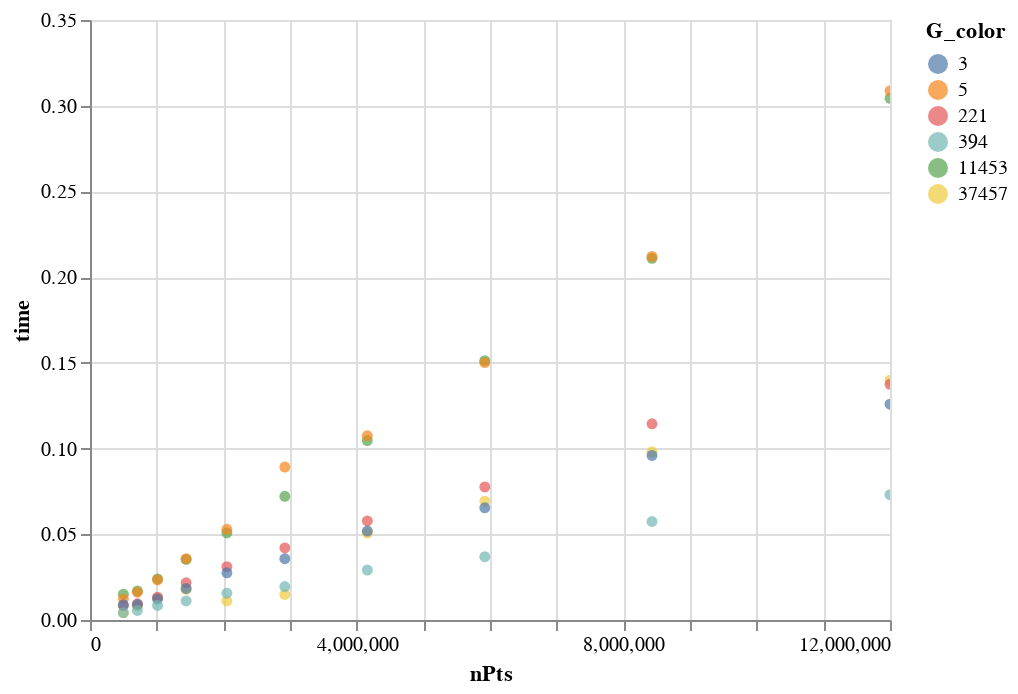

Source (notebook cell):
### Code cell
import altair as alt

alt.Chart(df).mark_circle().encode(
    y = "time",
    x = "nPts",
    color = alt.Color("G_color",type="nominal"),
).interactive()

### Figure 1 — Vega-Lite specification as saved in the notebook (floating-point values rounded to 4 significant figures)
{"config": {"view": {"continuousWidth": 400, "continuousHeight": 300}}, "data": {"name": "data-a4e0d6f51b03c84f240e71c06c6518d3"}, "mark": "circle", "encoding": {"color": {"type": "nominal", "field": "G_color"}, "x": {"type": "quantitative", "field": "nPts"}, "y": {"type": "quantitative", "field": "time"}}, "selection": {"selector003": {"type": "interval", "bind": "scales", "encodings": ["x", "y"]}}, "$schema": "https://vega.github.io/schema/vega-lite/v4.8.1.json", "datasets": {"data-a4e0d6f51b03c84f240e71c06c6518d3": [{"nPts": 499999, "time": 0.004162, "attr": "host_id", "G_color": 37457, "dtype": "int64"}, {"nPts": 499999, "time": 0.01503, "attr": "host_name", "G_color": 11453, "dtype": "object"}, {"nPts": 499999, "time": 0.01232, "attr": "neighbourhood_group", "G_color": 5, "dtype": "object"}, {"nPts": 499999, "time": 0.008424, "attr": "neighbourhood", "G_color": 221, "dtype": "object"}, {"nPts": 499999, "time": 0.008895, "attr": "room_type", "G_color": 3, "dtype": "object"}, {"nPts": 499999, "time": 0.004274, "attr": "number_of_reviews", "G_color": 394, "dtype": "int64"}, {"nPts": 711748, "time": 0.008193, "attr": "host_id", "G_color": 37457, "dtype": "int64"}, {"nPts": 711748, "time": 0.01686, "attr": "host_name", "G_color": 11453, "dtype": "object"}, {"nPts": 711748, "time": 0.01622, "attr": "neighbourhood_group", "G_color": 5, "dtype": "object"}, {"nPts": 711748, "time": 0.00948, "attr": "neighbourhood", "G_color": 221, "dtype": "object"}, {"nPts": 711748, "time": 0.009009, "attr": "room_type", "G_color": 3, "dtype": "object"}, {"nPts": 711748, "time": 0.005541, "attr": "number_of_reviews", "G_color": 394, "dtype": "int64"}, {"nPts": 1013173, "time": 0.01271, "attr": "host_id", "G_color": 37457, "dtype": "int64"}, {"nPts": 1013173, "time": 0.02394, "attr": "host_name", "G_color": 11453, "dtype": "object"}, {"nPts": 1013173, "time": 0.02337, "attr": "neighbourhood_group", "G_color": 5, "dtype": "object"}, {"nPts": 1013173, "time": 0.01333, "attr": "neighbourhood", "G_color": 221, "dtype": "object"}, {"nPts": 1013173, "time": 0.01224, "attr": "room_type", "G_color": 3, "dtype": "object"}, {"nPts": 1013173, "time": 0.008508, "attr": "number_of_reviews", "G_color": 394, "dtype": "int64"}, {"nPts": 1442249, "time": 0.01781, "attr": "host_id", "G_color": 37457, "dtype": "int64"}, {"nPts": 1442249, "time": 0.0353, "attr": "host_name", "G_color": 11453, "dtype": "object"}, {"nPts": 1442249, "time": 0.03581, "attr": "neighbourhood_group", "G_color": 5, "dtype": "object"}, {"nPts": 1442249, "time": 0.02173, "attr": "neighbourhood", "G_color": 221, "dtype": "object"}, {"nPts": 1442249, "time": 0.01841, "attr": "room_type", "G_color": 3, "dtype": "object"}, {"nPts": 1442249, "time": 0.01114, "attr": "number_of_reviews", "G_color": 394, "dtype": "int64"}, {"nPts": 2053039, "time": 0.01113, "attr": "host_id", "G_color": 37457, "dtype": "int64"}, {"nPts": 2053039, "time": 0.05079, "attr": "host_name", "G_color": 11453, "dtype": "object"}, {"nPts": 2053039, "time": 0.05292, "attr": "neighbourhood_group", "G_color": 5, "dtype": "object"}, {"nPts": 2053039, "time": 0.03113, "attr": "neighbourhood", "G_color": 221, "dtype": "object"}, {"nPts": 2053039, "time": 0.02753, "attr": "room_type", "G_color": 3, "dtype": "object"}, {"nPts": 2053039, "time": 0.01563, "attr": "number_of_reviews", "G_color": 394, "dtype": "int64"}, {"nPts": 2922496, "time": 0.01491, "attr": "host_id", "G_color": 37457, "dtype": "int64"}, {"nPts": 2922496, "time": 0.07216, "attr": "host_name", "G_color": 11453, "dtype": "object"}, {"nPts": 2922496, "time": 0.08922, "attr": "neighbourhood_group", "G_color": 5, "dtype": "object"}, {"nPts": 2922496, "time": 0.04203, "attr": "neighbourhood", "G_color": 221, "dtype": "object"}, {"nPts": 2922496, "time": 0.03575, "attr": "room_type", "G_color": 3, "dtype": "object"}, {"nPts": 2922496, "time": 0.01951, "attr": "number_of_reviews", "G_color": 394, "dtype": "int64"}, {"nPts": 4160167, "time": 0.05073, "attr": "host_id", "G_color": 37457, "dtype": "int64"}, {"nPts": 4160167, "time": 0.1047, "attr": "host_name", "G_color": 11453, "dtype": "object"}, {"nPts": 4160167, "time": 0.1074, "attr": "neighbourhood_group", "G_color": 5, "dtype": "object"}, {"nPts": 4160167, "time": 0.0578, "attr": "neighbourhood", "G_color": 221, "dtype": "object"}, {"nPts": 4160167, "time": 0.05187, "attr": "room_type", "G_color": 3, "dtype": "object"}, {"nPts": 4160167, "time": 0.02911, "attr": "number_of_reviews", "G_color": 394, "dtype": "int64"}, {"nPts": 5921989, "time": 0.06935, "attr": "host_id", "G_color": 37457, "dtype": "int64"}, {"nPts": 5921989, "time": 0.1513, "attr": "host_name", "G_color": 11453, "dtype": "object"}, {"nPts": 5921989, "time": 0.1501, "attr": "neighbourhood_group", "G_color": 5, "dtype": "object"}, {"nPts": 5921989, "time": 0.0776, "attr": "neighbourhood", "G_color": 221, "dtype": "object"}, {"nPts": 5921989, "time": 0.06547, "attr": "room_type", "G_color": 3, "dtype": "object"}, {"nPts": 5921989, "time": 0.0369, "attr": "number_of_reviews", "G_color": 394, "dtype": "int64"}, {"nPts": 8429939, "time": 0.09813, "attr": "host_id", "G_color": 37457, "dtype": "int64"}, {"nPts": 8429939, "time": 0.211, "attr": "host_name", "G_color": 11453, "dtype": "object"}, {"nPts": 8429939, "time": 0.2121, "attr": "neighbourhood_group", "G_color": 5, "dtype": "object"}, {"nPts": 8429939, "time": 0.1145, "attr": "neighbourhood", "G_color": 221, "dtype": "object"}, {"nPts": 8429939, "time": 0.09601, "attr": "room_type", "G_color": 3, "dtype": "object"}, {"nPts": 8429939, "time": 0.05746, "attr": "number_of_reviews", "G_color": 394, "dtype": "int64"}, {"nPts": 12000000, "time": 0.1399, "attr": "host_id", "G_color": 37457, "dtype": "int64"}, {"nPts": 12000000, "time": 0.3043, "attr": "host_name", "G_color": 11453, "dtype": "object"}, {"nPts": 12000000, "time": 0.3087, "attr": "neighbourhood_group", "G_color": 5, "dtype": "object"}, {"nPts": 12000000, "time": 0.1375, "attr": "neighbourhood", "G_color": 221, "dtype": "object"}, {"nPts": 12000000, "time": 0.1259, "attr": "room_type", "G_color": 3, "dtype": "object"}, {"nPts": 12000000, "time": 0.07307, "attr": "number_of_reviews", "G_color": 394, "dtype": "int64"}]}}
